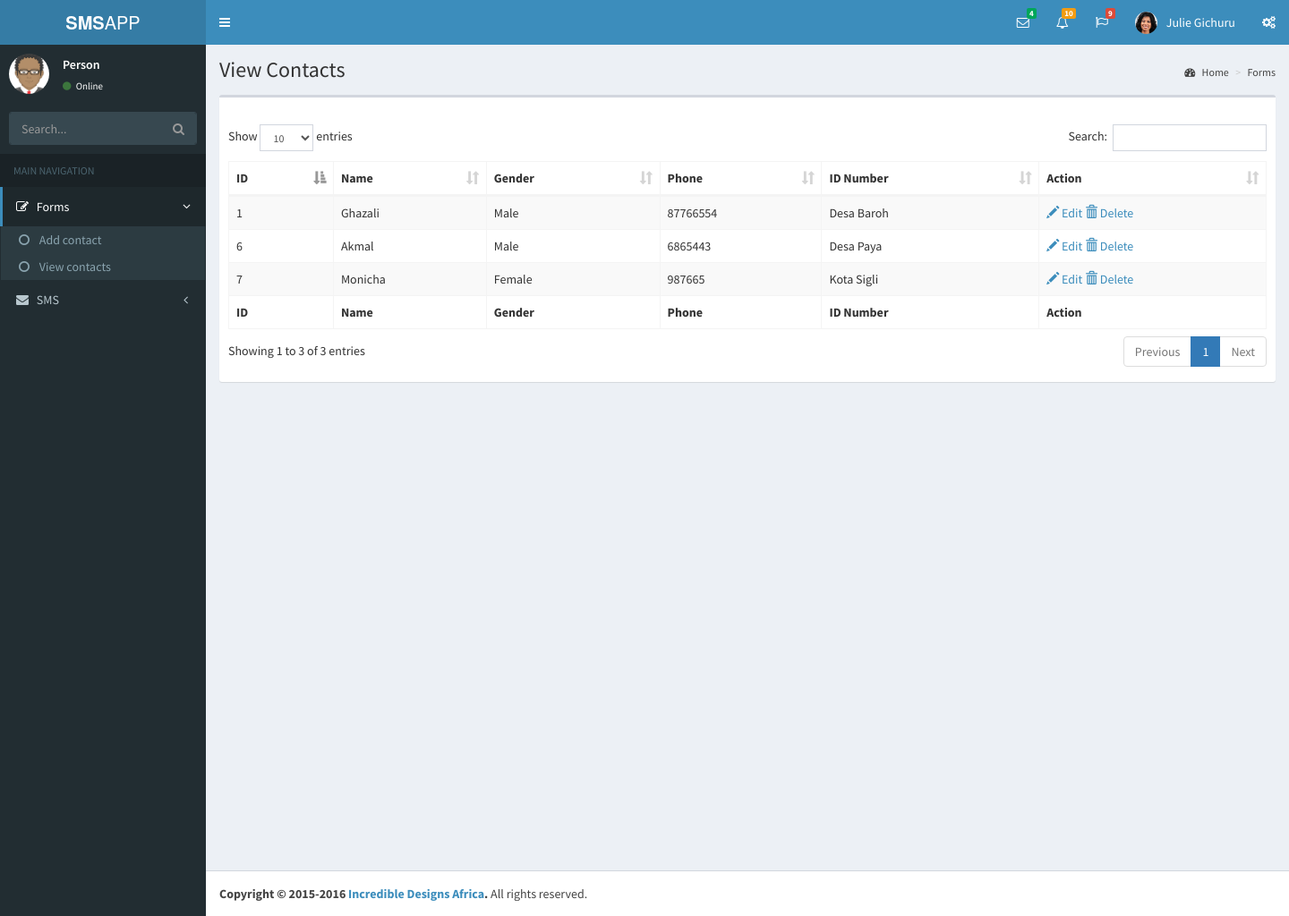
Page /viewContact.php on the earlier database version.
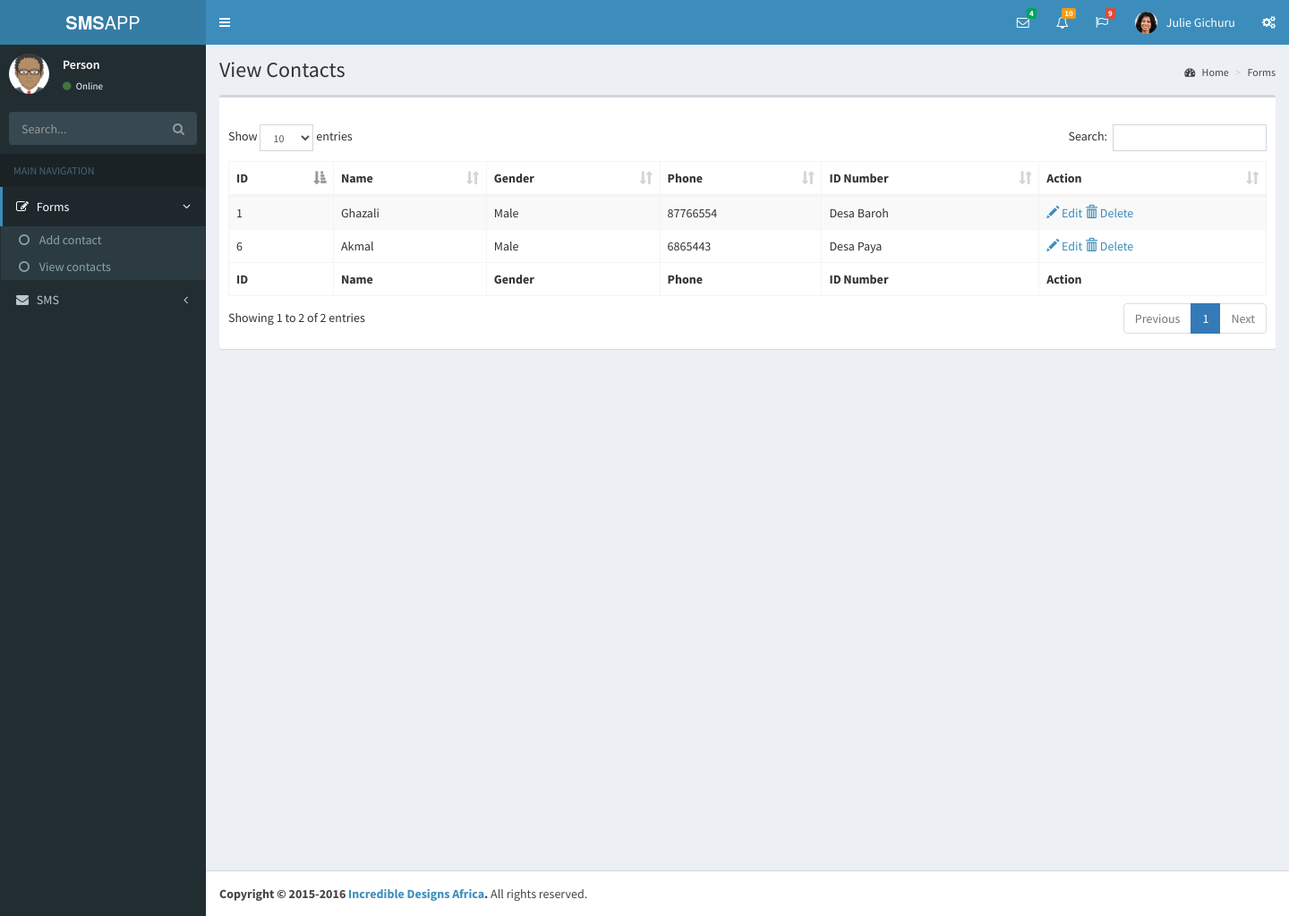
Same page on the later database version.
### tables this page shows
CREATE TABLE `personal` (
  `id_personal` int(11) NOT NULL,
  `name` varchar(45) NOT NULL,
  `gender` varchar(20) NOT NULL,
  `telp` varchar(25) NOT NULL,
  `idnumber` text NOT NULL
);

### viewContact.php (the view, shortened to what this page needs)
<!DOCTYPE html>
<?php include "includes/_config.php"; ?>
<html>
  <head>
    <?php include "includes/_csslinks.php"; ?>
    <link rel="stylesheet" href="plugins/datatables/dataTables.bootstrap.css">
  </head>
  <body class="hold-transition skin-blue sidebar-mini">
    <div class="wrapper">
      <?php include "includes/_header.php"; ?>
      <?php include "includes/_leftsidebar.php" ?>
      <div class="content-wrapper">
        <section class="content-header">
          <h1>
            View Contacts
          </h1>
          <?php include "includes/_breadcrums.php"; ?>
        </section>
        <section class="content">
          <div class="row">
            <div class="col-xs-12">
              <div class="box">
                <div class="box-header">
                </div>
                <div class="box-body">
                  <table id="example1" class="table table-bordered table-striped">
                    <thead>
                      <tr>
                        <th>ID</th>
                        <th>Name</th>
                        <th>Gender</th>
                        <th>Phone</th>
                        <th>ID Number</th>
                        <th>Action</th>
                      </tr>
                    </thead>
                    <tbody>
                      <?php
                        $res = $mysqli->query("SELECT * FROM personal");
                        while ($row = $res->fetch_assoc()):
                      ?>
                        <tr>
                          <td><?php echo $row['id_personal'] ?></td>
                          <td><?php echo $row['name'] ?></td>
                          <td><?php echo $row['gender'] ?></td>
                          <td><?php echo $row['telp'] ?></td>
                          <td><?php echo $row['idnumber'] ?></td>
                          <td>
                          <a href="updateContact.php?u=<?php echo $row['id_personal'] ?>"><span class="glyphicon glyphicon-pencil" aria-hidden="true"></span> Edit</a>
                          <a href="?deleting=<?php echo $row['id_personal'] ?>"><span class="glyphicon glyphicon-trash" aria-hidden="true"></span> Delete</a>
                          </td>
                        </tr>
                      <?php
                      endwhile;
                      ?>
                    </tbody>
                    <tfoot>
                      <tr>
                        <th>ID</th>
                        <th>Name</th>
                        <th>Gender</th>
                        <th>Phone</th>
                        <th>ID Number</th>
                        <th>Action</th>
                      </tr>
                    </tfoot>
                  </table>
                </div>
              </div>
            </div>
          </div>
        </section>
      </div>
      <?php include "includes/_footercopyright.php"; ?>
    </div>
  </body>
</html>

Differences in the rows shown:
removed personal: id_personal "7", name "Monicha", gender "Female", telp "987665", idnumber "Kota Sigli"
Other differences:
text written by a page script: "Show entries Search: Showing 1 to 3 of 3 entries Previous 1 Next" → "Show entries Search: Showing 1 to 2 of 2 entries Previous 1 Next"
